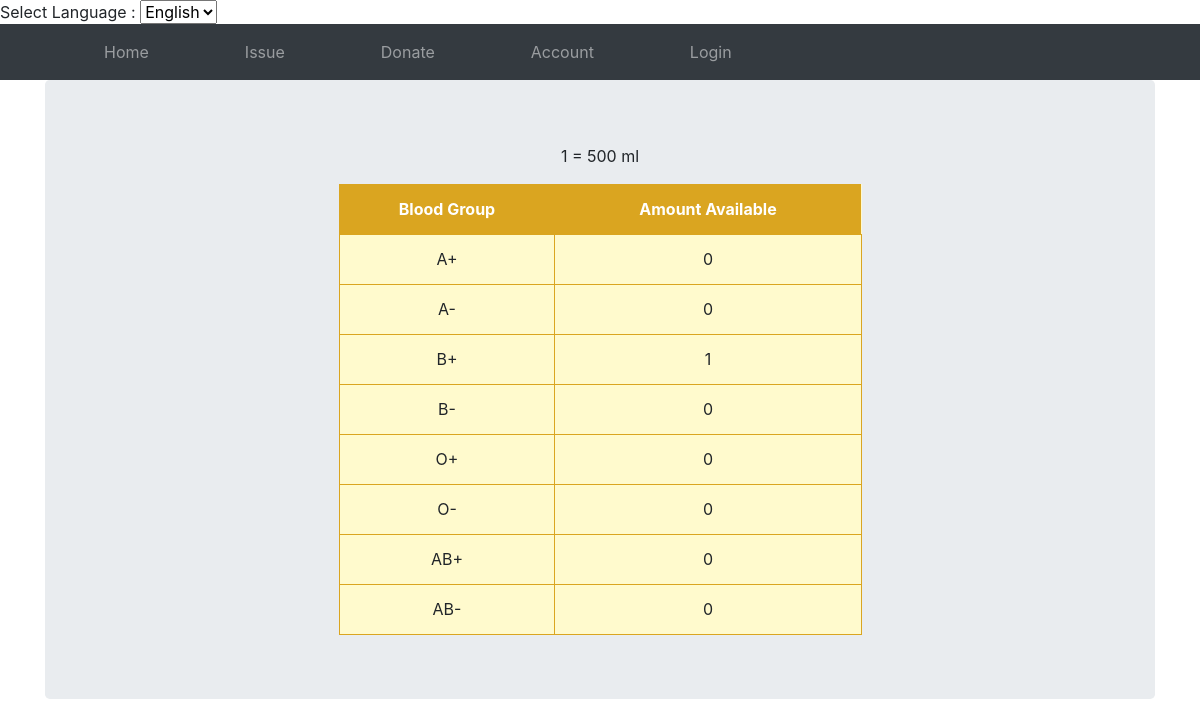
The page /stock.php on the database its author committed.
### tables this page shows
CREATE TABLE `stock` (
  `stock_id` int(11) NOT NULL,
  `amount` int(10) NOT NULL DEFAULT 0,
  `bloodgrp` varchar(3) NOT NULL
);

### stock.php (the view, shortened to what this page needs)
<!DOCTYPE html>
<html lang="en" dir="ltr">
  <head>
    <link rel="stylesheet" href="index.css" type="text/css">
    <link rel="stylesheet" href="https://stackpath.bootstrapcdn.com/bootstrap/4.1.3/css/bootstrap.min.css">
  </head>
  <body>
 <form method='get' action='' id='form_lang' class="hidden" >
   Select Language : <select name='lang' onchange='changeLang();' >
   <option value='en' <?php if(isset($_SESSION['lang']) && $_SESSION['lang'] == 'en'){ echo "selected"; } ?> >English</option>
  </select>
 </form>
    <nav class="navbar navbar-expand-md navbar-dark bg-dark ">
        <ul class="navbar-nav">
          <li class="nav-item"> <a href="homepage.php" class="nav-link"> <?=_HOME?> </a> </li>
          <li class="nav-item"> <a href="issue.php" class="nav-link"> <?=_ISSUE?></a> </li>
          <li class="nav-item"> <a href="donate.php" class="nav-link"> <?=_DONATE?> </a> </li>
          <li class="nav-item"> <a href="account.php" class="nav-link"><?=_ACCOUNT?> </a> </li>
          <li class="nav-item"> <a href="logout.php" class="nav-link"><?=_LOGIN?></a> </li>
        </ul>
    </nav>
    <div class="container">
      <div class="jumbotron">
        <p style='text-align:center;'>1 = 500 ml</p>
        <?php
          include 'dbh.php';
            $nsql = "SELECT amount,bloodgrp FROM stock";
            $stock = mysqli_query($conn,$nsql);
            echo"<table align='center' style='width: 50%;background-color: lemonchiffon;
  border-collapse: collapse; ' >";
            echo"<tr style='text-align:center;'><th style='height: 50px;text-align:center;background-color: goldenrod;
  color: white; '>Blood Group</th>
                     <th style='height: 50px;text-align:center;background-color: goldenrod;
  color: white; '>Amount Available</th>";
                while($row = mysqli_fetch_assoc($stock)){
                  echo "<tr style='text-align:center;border: 1px solid black;'><td style='height: 50px;text-align:center;border: 1px solid goldenrod;'>" . $row['bloodgrp'] . "</td><td style='height: 50px;text-align:center;border: 1px solid goldenrod;'>" . $row['amount'] . "</td></tr>";
                }
        ?>
      </div>
</div>
  </body>
</html>

### index.css (style rules this page uses)
.navbar li { padding-left: 80px; }
table { margin-left: 25%; }

### rows shown on the page
stock: bloodgrp "A+", amount "0"
stock: bloodgrp "A-", amount "0"
stock: bloodgrp "B+", amount "1"
stock: bloodgrp "B-", amount "0"
stock: bloodgrp "O+", amount "0"
stock: bloodgrp "O-", amount "0"
stock: bloodgrp "AB+", amount "0"
stock: bloodgrp "AB-", amount "0"

### other values the page prints
_HOME "Home"
_ISSUE "Issue"
_DONATE "Donate"
_ACCOUNT "Account"
_LOGIN "Login"
